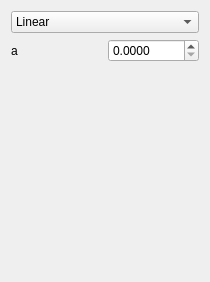
<?xml version="1.0" encoding="UTF-8"?>
<ui version="4.0">
 <class>QtSulfideDetoxificationFunctionWidget</class>
 <widget class="QWidget" name="QtSulfideDetoxificationFunctionWidget">
  <property name="geometry">
   <rect>
    <x>0</x>
    <y>0</y>
    <width>210</width>
    <height>282</height>
   </rect>
  </property>
  <property name="windowTitle">
   <string>Form</string>
  </property>
  <layout class="QGridLayout" name="gridLayout">
   <item row="0" column="0" colspan="2">
    <widget class="QComboBox" name="box_type">
     <item>
      <property name="text">
       <string>Linear</string>
      </property>
     </item>
    </widget>
   </item>
   <item row="1" column="1">
    <widget class="QDoubleSpinBox" name="box_a">
     <property name="decimals">
      <number>4</number>
     </property>
     <property name="maximum">
      <double>1000.000000000000000</double>
     </property>
     <property name="singleStep">
      <double>0.100000000000000</double>
     </property>
    </widget>
   </item>
   <item row="1" column="0">
    <widget class="QLabel" name="label_a">
     <property name="text">
      <string>a</string>
     </property>
    </widget>
   </item>
   <item row="3" column="0" colspan="2">
    <widget class="QLabel" name="label">
     <property name="text">
      <string/>
     </property>
     <property name="pixmap">
      <pixmap resource="MutualismBreakdowner.qrc">:/pics/SulfideDetoxificationSmall.jpg</pixmap>
     </property>
     <property name="alignment">
      <set>Qt::AlignCenter</set>
     </property>
    </widget>
   </item>
   <item row="2" column="0">
    <spacer name="verticalSpacer">
     <property name="orientation">
      <enum>Qt::Vertical</enum>
     </property>
     <property name="sizeHint" stdset="0">
      <size>
       <width>20</width>
       <height>40</height>
      </size>
     </property>
    </spacer>
   </item>
  </layout>
 </widget>
 <resources>
  <include location="MutualismBreakdowner.qrc"/>
 </resources>
 <connections/>
</ui>
